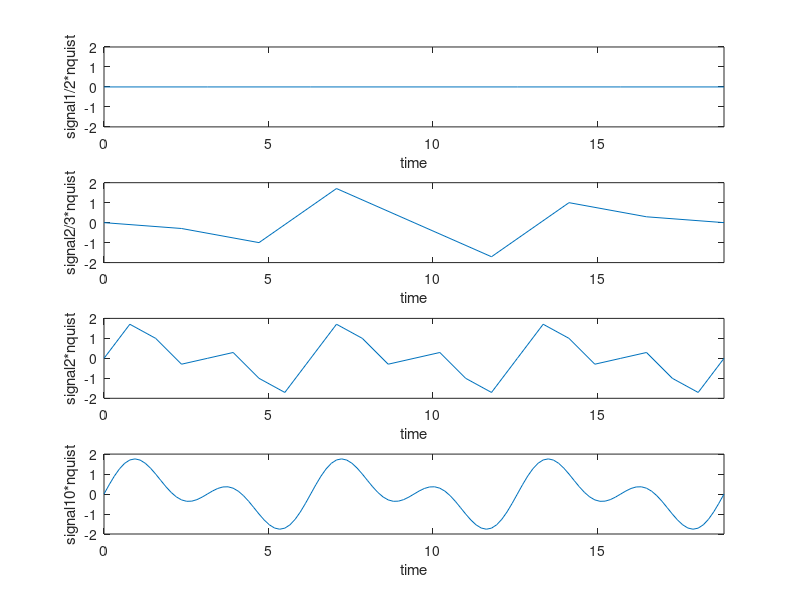

The MATLAB script that drew this image:
%
clear
close

%v = sin(t) + sin(2t);  %f = 2/2pi
nyquiest = 2/pi;  %2 * f = nyquist freq.
test = [1/2 2/3 2 10] * nyquiest;
test = test.^-1;

%time intervals
t1 = 0:test(1):6*pi;
t2 = 0:test(2):6*pi;
t3 = 0:test(3):6*pi;
t4 = 0:test(4):6*pi;

%measured at frequencies of test
v1 = sin(t1) + sin(2*t1);
v2 = sin(t2) + sin(2*t2);
v3 = sin(t3) + sin(2*t3);
v4 = sin(t4) + sin(2*t4);

%plot vars
dims = [0 6*pi -2 2];
xstring = 'time';
ystring = 'signal ';


subplot(4,1,1)
plot(t1,v1)
axis(dims );
xlabel(xstring );
ylabel(strcat(ystring , '1/2', '*nquist') );

subplot(4,1,2)
plot(t2,v2)
axis(dims );
xlabel(xstring );
ylabel(strcat(ystring , '2/3', '*nquist') );

subplot(4,1,3)
plot(t3,v3)
axis(dims );
xlabel(xstring );
ylabel(strcat(ystring ,'2', '*nquist') );

subplot(4,1,4)
plot(t4,v4)
axis(dims );
xlabel(xstring );
ylabel(strcat(ystring , '10', '*nquist') );

